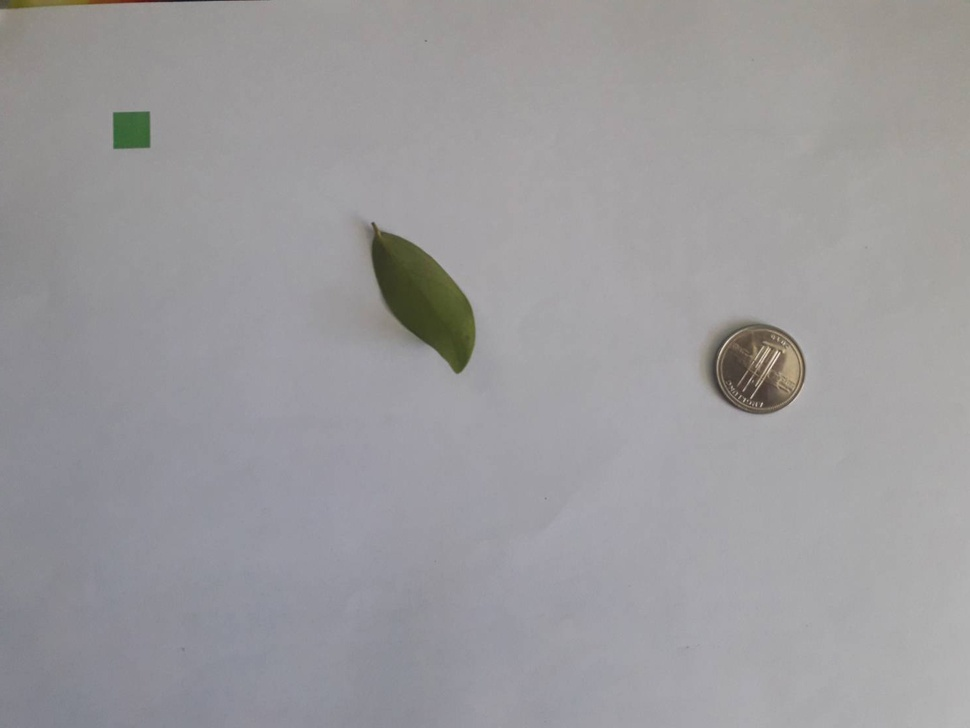
#> input picture python/cita.jpg, 970 x 728 px, shrunk from 1477 x 1108 before the run
$ python ibm.py   (older library calls are emulated)
#> lines starting #> are read from the running program, lines starting #| are printed output that depends on the picture; after the words box and inside, x2 and y2 are one past the last pixel; in counts of white or black regions, pixels touching at a corner belong together
# import the necessary packages
from scipy.spatial import distance as dist
from imutils import perspective
from imutils import contours
import numpy as np
import imutils
import cv2

# load the image
image = cv2.imread("cita.jpg")
#> image is the input picture: shape (728, 970, 3); mean B, G, R 156.6, 154.3, 155.4

# define the list of boundaries

boundaries = ([0, 80, 0], [100, 255, 100])


lower = np.array(boundaries[0], dtype = "uint8")
upper = np.array(boundaries[1], dtype = "uint8")

# find the colors within the specified boundaries and apply
# the mask
mask = cv2.inRange(image, lower, upper)
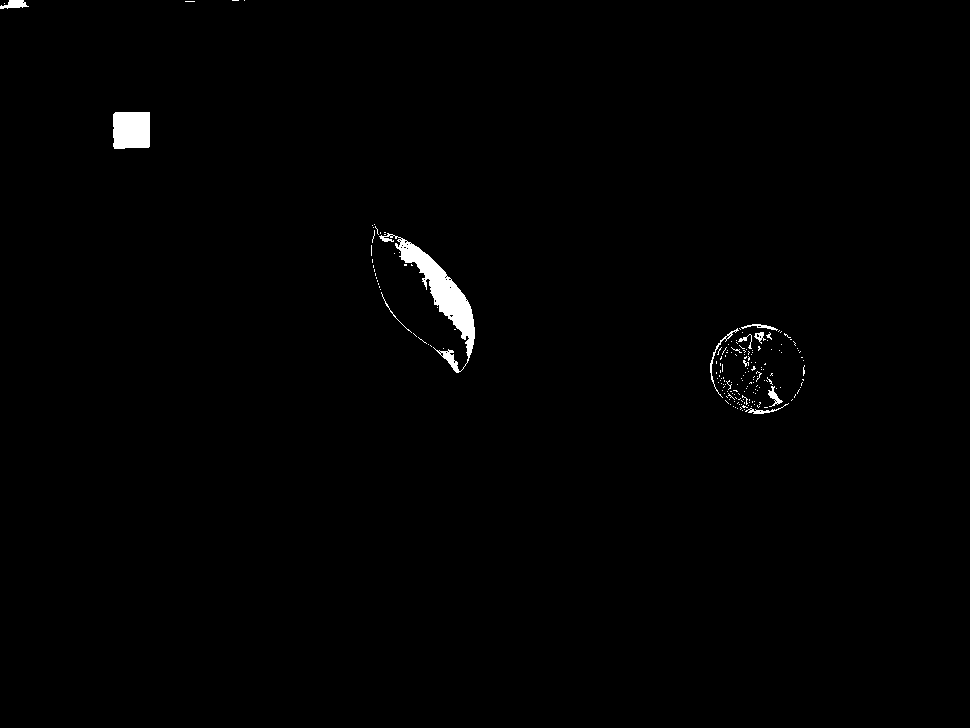
#> mask: shape (728, 970); 0.78% white; 186 white regions (175 under 20 px), largest, box (x1, y1, x2, y2) and area: (379, 233, 475, 373) 2852, (113, 112, 150, 149) 1331, (0, 0, 29, 9) 162
output = cv2.bitwise_and(image, image, mask = mask)
naming = "image.jpg"
# show the images
cv2.imwrite(naming, output)

def midpoint(ptA, ptB):
	return ((ptA[0] + ptB[0]) * 0.5, (ptA[1] + ptB[1]) * 0.5)

num = 0
width = 1

# load the image, convert it to grayscale, and blur it slightly
#image2 = cv2.imread("image.jpg")
#image2 = cv2.imread("pokemon_games.png")
image2 = image
gray = cv2.cvtColor(image2, cv2.COLOR_BGR2GRAY)
cv2.imwrite("grayscale.jpg", gray)
gray = cv2.GaussianBlur(gray, (7, 7), 0)
cv2.imwrite("blur.jpg", gray)

# perform edge detection, then perform a dilation + erosion to
# close gaps in between object edges
edged = cv2.Canny(gray, 50, 100)
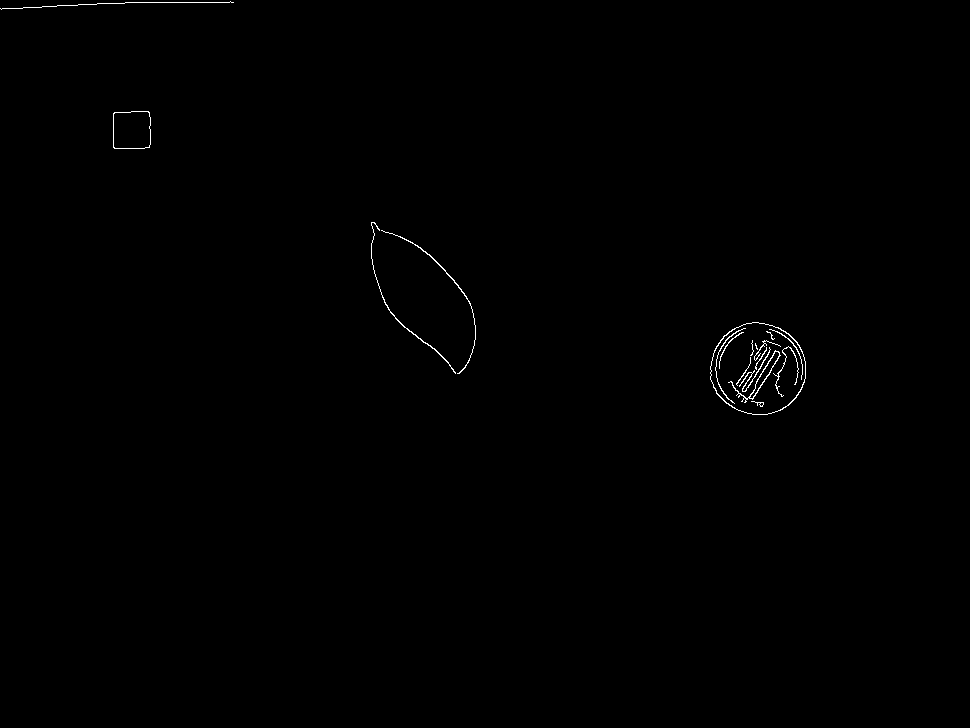
#> edged: shape (728, 970); 0.3% white in thin lines or dots, all inside (x1, y1, x2, y2) = (0, 1, 806, 415)
cv2.imwrite("canny.jpg", edged)
edged = cv2.dilate(edged, None, iterations=1)
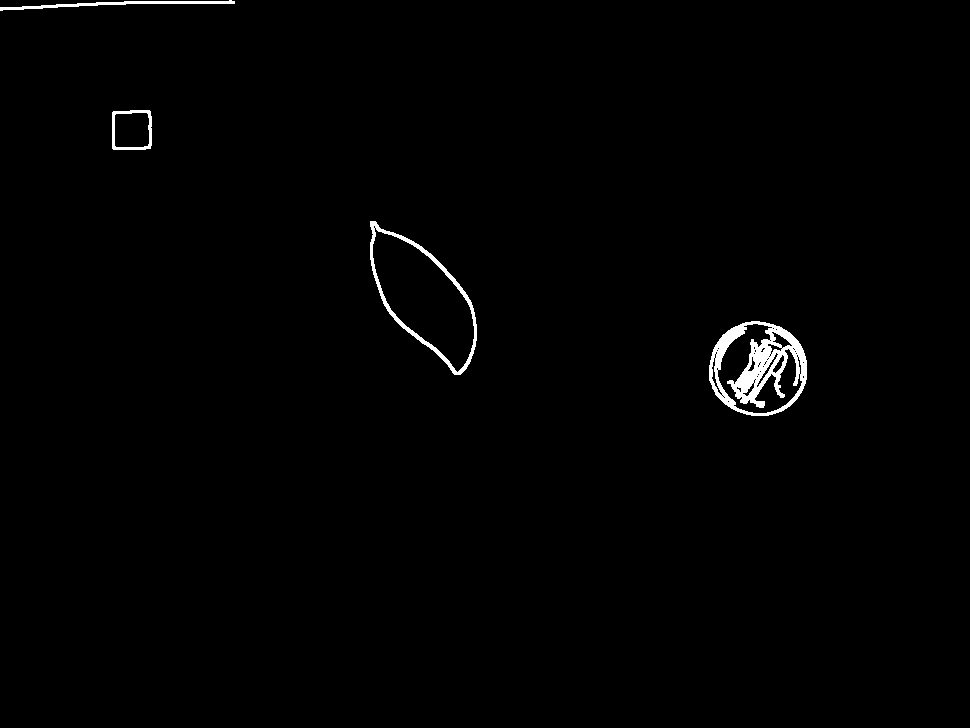
#> edged: shape (728, 970); 0.93% white; 4 white regions, box (x1, y1, x2, y2) and area: (709, 321, 807, 416) 3921, (370, 221, 477, 375) 1504, (0, 0, 235, 11) 723, (112, 110, 152, 150) 444
cv2.imwrite("dilate.jpg", edged)
edged = cv2.erode(edged, None, iterations=1)
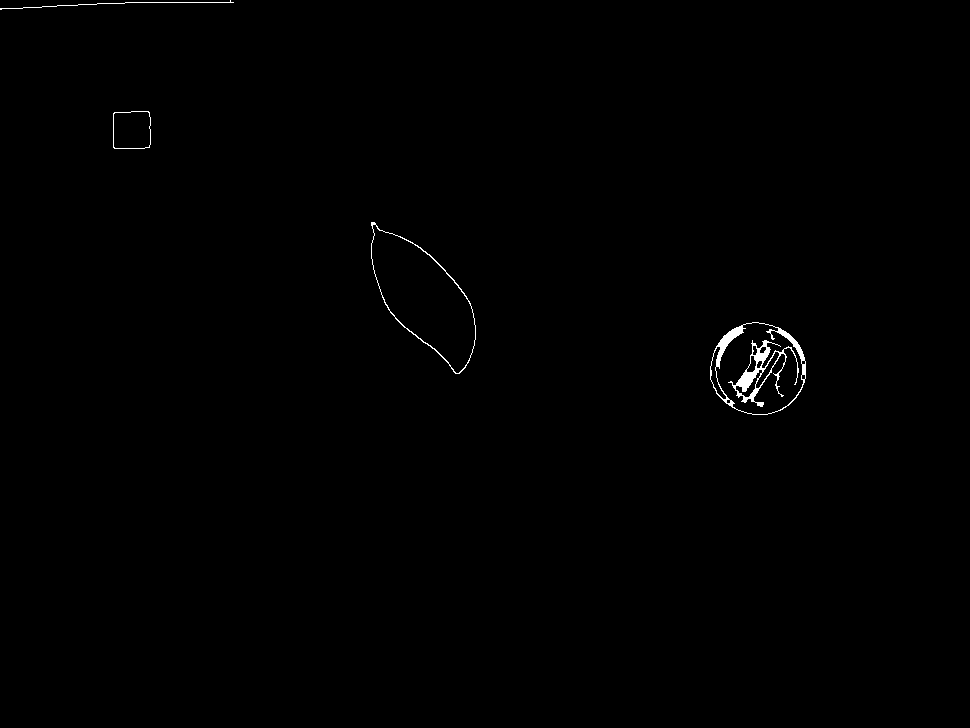
#> edged: shape (728, 970); 0.4% white; 5 white regions
cv2.imwrite("erode.jpg", edged)

# find contours in the edge map
cnts = cv2.findContours(edged.copy(), cv2.RETR_EXTERNAL,
	cv2.CHAIN_APPROX_SIMPLE)
#> cnts = 4 contours, 1 with area under 20; largest, box (x1, y1, x2, y2) and area: (371, 222, 476, 374) 8242, (710, 322, 806, 415) 6875, (113, 111, 151, 149) 1334
#print(cnts)
cnts = imutils.grab_contours(cnts)
#print(cnts)
# sort the contours from left-to-right and initialize the
# 'pixels per metric' calibration variable
(cnts, _) = contours.sort_contours(cnts)
pixelsPerMetric = None

#cuman buat gambar ajah
# loop over the contours individually
for c in cnts:
	# if the contour is not sufficiently large, ignore it
	if cv2.contourArea(c) < 300:
		continue

	# compute the rotated bounding box of the contour
	orig = image.copy()
	#orig = cv2.imread("graphicdesignlove.jpg")
	box = cv2.minAreaRect(c)
	box = cv2.cv.BoxPoints(box) if imutils.is_cv2() else cv2.boxPoints(box)
	box = np.array(box, dtype="int")

	# order the points in the contour such that they appear
	# in top-left, top-right, bottom-right, and bottom-left
	# order, then draw the outline of the rotated bounding
	# box
	box = perspective.order_points(box)
	cv2.drawContours(orig, [box.astype("int")], -1, (0, 255, 0), 2)

	# loop over the original points and draw them
	for (x, y) in box:
		cv2.circle(orig, (int(x), int(y)), 5, (0, 0, 255), -1)


    # unpack the ordered bounding box, then compute the midpoint
	# between the top-left and top-right coordinates, followed by
	# the midpoint between bottom-left and bottom-right coordinates
	(tl, tr, br, bl) = box
	(tltrX, tltrY) = midpoint(tl, tr)
	(blbrX, blbrY) = midpoint(bl, br)

	# compute the midpoint between the top-left and top-right points,
	# followed by the midpoint between the top-righ and bottom-right
	(tlblX, tlblY) = midpoint(tl, bl)
	(trbrX, trbrY) = midpoint(tr, br)
	tlbl = (tlblX, tlblY)
	trbr = (trbrX, trbrY)

	(cx, cy) = midpoint(tlbl, trbr)

	# draw the midpoints on the image
	cv2.circle(orig, (int(tltrX), int(tltrY)), 5, (255, 0, 0), -1)
	cv2.circle(orig, (int(blbrX), int(blbrY)), 5, (255, 0, 0), -1)
	cv2.circle(orig, (int(tlblX), int(tlblY)), 5, (255, 0, 0), -1)
	cv2.circle(orig, (int(trbrX), int(trbrY)), 5, (255, 0, 0), -1)

	# draw lines between the midpoints
	cv2.line(orig, (int(tltrX), int(tltrY)), (int(blbrX), int(blbrY)),
		(255, 0, 255), 2)
	cv2.line(orig, (int(tlblX), int(tlblY)), (int(trbrX), int(trbrY)),
		(255, 0, 255), 2)

	# compute the Euclidean distance between the midpoints
	dA = dist.euclidean((tltrX, tltrY), (blbrX, blbrY))
	dB = dist.euclidean((tlblX, tlblY), (trbrX, trbrY))

	# if the pixels per metric has not been initialized, then
	# compute it as the ratio of pixels to supplied metric
	# (in this case, inches)
	if pixelsPerMetric is None:
		pixelsPerMetric = dB / width

	# compute the size of the object
	dimA = dA / pixelsPerMetric
	dimB = dB / pixelsPerMetric

	# draw the object sizes on the image

	cv2.putText(orig, "H = {:.1f}cm".format(dimA),
		(int(cx) + 10, int(cy) - 20), cv2.FONT_HERSHEY_SIMPLEX,
		0.65, (255, 255, 255), 2)

	cv2.putText(orig, "W = {:.1f}cm".format(dimB),
		(int(cx) + 10, int(cy) + 20), cv2.FONT_HERSHEY_SIMPLEX,
		0.65, (255, 255, 255), 2)


	# show the output image


	filename = "/var/www/html/object" + str(num) + ".jpg"
	num = num+1
	print(filename)
	cv2.imwrite(filename, orig)
#> this loop made 4 passes
#> (tl, tr, br, bl, tltrX, tltrY, blbrX, blbrY) on pass 2: ([113, 111], [150, 111], [150, 148], [113, 148], 131.5, 111, 131.5, 148)
#> (tl, tr, br, bl, tltrX, tltrY, blbrX, blbrY) on passes 3 to 4: ([384, 209], [503, 328], [454, 377], [335, 258], 443.5, 268.5, 394.5, 317.5), ([723, 312], [815, 335], [793, 424], [700, 401], 769, 323.5, 746.5, 412.5)
#| /var/www/html/object0.jpg
#| /var/www/html/object1.jpg
#| /var/www/html/object2.jpg
#> pass 2, `cv2.imwrite(filename, orig)`:
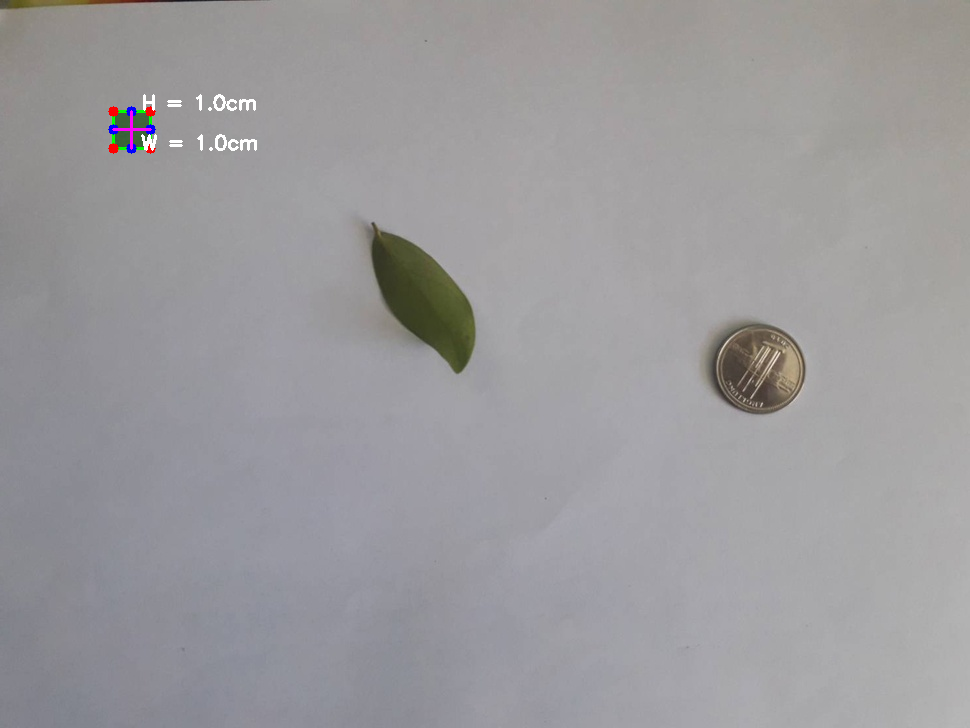
#> saved as object0.jpg: shape (728, 970, 3); mean B, G, R 156.8, 154.4, 155.6
#> after the loop, num = 3; pixelsPerMetric = 37
	# cv2.imshow("Image", orig)
	# cv2.waitKey(0)
